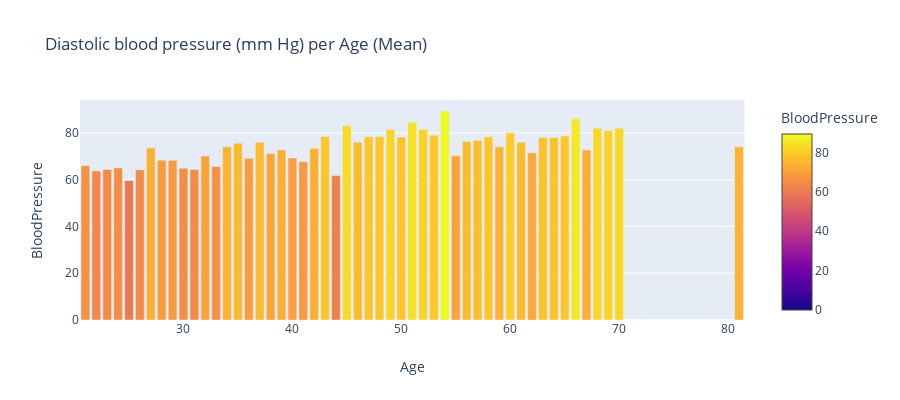

The code cell stored with this chart in its notebook:
### Code cell
age_groupby_bloodpressure = df.groupby(['Age']).BloodPressure.mean().reset_index()
age_groupby_bloodpressure = age_groupby_bloodpressure.sort_values(by='Age')

fig = px.bar(age_groupby_bloodpressure, 
             x='Age', 
             y='BloodPressure', 
             title='Diastolic blood pressure (mm Hg) per Age (Mean)',
             hover_data=['Age', 'BloodPressure'], 
             color='BloodPressure', 
             height=400)
fig.show()

### Figure 1 — Plotly figure (JSON) as saved in the notebook; plotly's stock layout.template omitted (floating-point values rounded to 4 significant figures)
{"data": [{"alignmentgroup": "True", "customdata": [[21, 65.94], [22, 63.72], [23, 64.32], [24, 64.96], [25, 59.67], [26, 64.18], [27, 73.5], [28, 68.31], [29, 68.24], [30, 64.86], [31, 64.38], [32, 70.06], [33, 65.65], [34, 74], [35, 75.6], [36, 69.12], [37, 75.95], [38, 71.12], [39, 72.67], [40, 69.23], [41, 67.59], [42, 73.39], [43, 78.46], [44, 61.75], [45, 83.07], [46, 76], [47, 78.33], [48, 78.4], [49, 81.4], [50, 78.25], [51, 84.5], [52, 81.5], [53, 79], [54, 89.33], [55, 70.25], [56, 76.33], [57, 76.8], [58, 78.29], [59, 74], [60, 80], [61, 76], [62, 71.5], [63, 78], [64, 78], [65, 78.67], [66, 86], [67, 72.67], [68, 82], [69, 81], [70, 82], [72, 0], [81, 74]], "hoverlabel": {"namelength": 0}, "hovertemplate": "Age=%{customdata[0]}<br>BloodPressure=%{marker.color}", "legendgroup": "", "marker": {"color": [65.94, 63.72, 64.32, 64.96, 59.67, 64.18, 73.5, 68.31, 68.24, 64.86, 64.38, 70.06, 65.65, 74, 75.6, 69.12, 75.95, 71.12, 72.67, 69.23, 67.59, 73.39, 78.46, 61.75, 83.07, 76, 78.33, 78.4, 81.4, 78.25, 84.5, 81.5, 79, 89.33, 70.25, 76.33, 76.8, 78.29, 74, 80, 76, 71.5, 78, 78, 78.67, 86, 72.67, 82, 81, 82, 0, 74], "coloraxis": "coloraxis"}, "name": "", "offsetgroup": "", "orientation": "v", "showlegend": false, "textposition": "auto", "type": "bar", "x": [21, 22, 23, 24, 25, 26, 27, 28, 29, 30, 31, 32, 33, 34, 35, 36, 37, 38, 39, 40, 41, 42, 43, 44, 45, 46, 47, 48, 49, 50, 51, 52, 53, 54, 55, 56, 57, 58, 59, 60, 61, 62, 63, 64, 65, 66, 67, 68, 69, 70, 72, 81], "xaxis": "x", "y": [65.94, 63.72, 64.32, 64.96, 59.67, 64.18, 73.5, 68.31, 68.24, 64.86, 64.38, 70.06, 65.65, 74, 75.6, 69.12, 75.95, 71.12, 72.67, 69.23, 67.59, 73.39, 78.46, 61.75, 83.07, 76, 78.33, 78.4, 81.4, 78.25, 84.5, 81.5, 79, 89.33, 70.25, 76.33, 76.8, 78.29, 74, 80, 76, 71.5, 78, 78, 78.67, 86, 72.67, 82, 81, 82, 0, 74], "yaxis": "y"}], "layout": {"barmode": "relative", "coloraxis": {"colorbar": {"title": {"text": "BloodPressure"}}, "colorscale": [[0, "#0d0887"], [0.1111, "#46039f"], [0.2222, "#7201a8"], [0.3333, "#9c179e"], [0.4444, "#bd3786"], [0.5556, "#d8576b"], [0.6667, "#ed7953"], [0.7778, "#fb9f3a"], [0.8889, "#fdca26"], [1, "#f0f921"]]}, "height": 400, "legend": {"tracegroupgap": 0}, "title": {"text": "Diastolic blood pressure (mm Hg) per Age (Mean)"}, "xaxis": {"anchor": "y", "domain": [0, 0.98], "title": {"text": "Age"}}, "yaxis": {"anchor": "x", "domain": [0, 1], "title": {"text": "BloodPressure"}}}}
